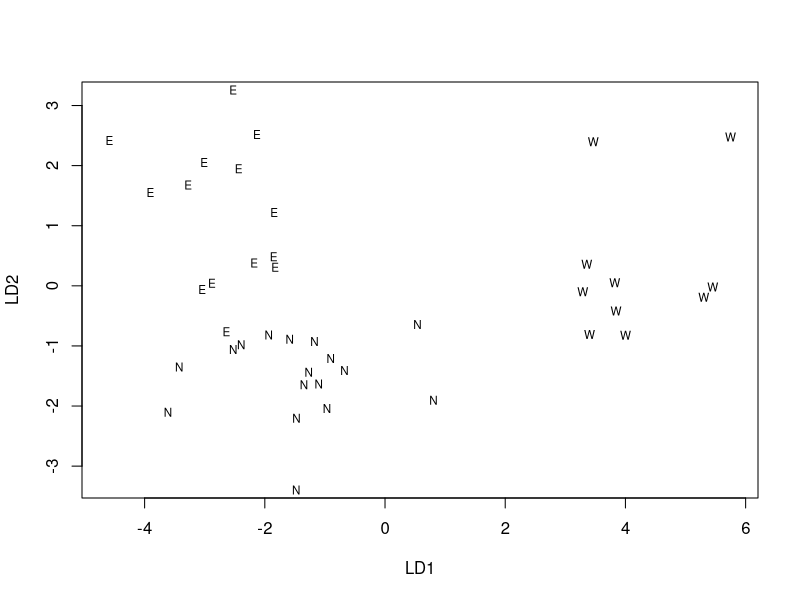
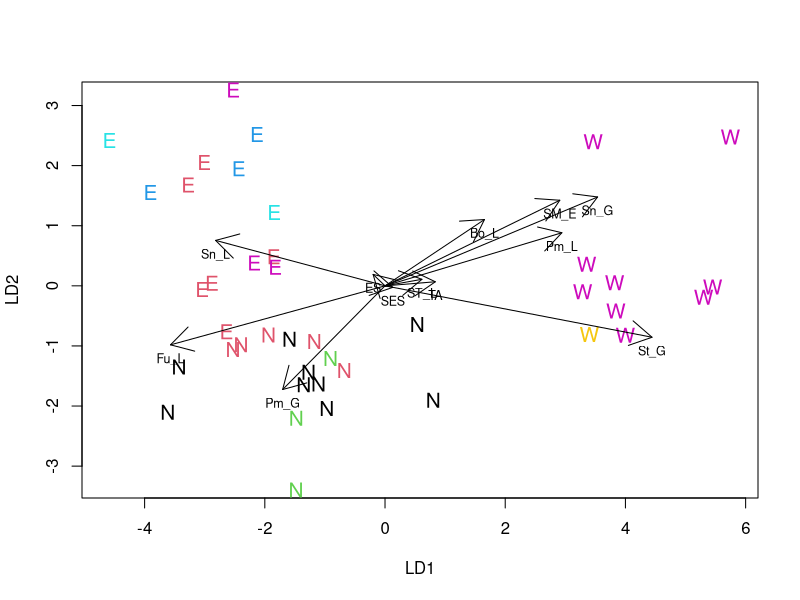

These charts were generated, in order, by the following R code:
## ---- chunk 1
library(MASS)
## ---- chunk 2
PCA1_data <- read.csv("data/PCA1_Survey.csv", head = TRUE)
PCA1_cordata <- PCA1_data[c(-7, -8, -9)]
lda_expl <- PCA1_cordata[, 3:14]
## ---- chunk 3
region_lda <- lda(lda_expl, grouping = PCA1_cordata$region)
region_lda
## ---- chunk 4
region_ldaplt <- plot(region_lda)
## ---- chunk 5
lda.arrows <- function(x, myscale = 1, tex = 0.75, choices = c(1, 2), ...) {
  ## adds `biplot` arrows to an lda using the discriminant function values
  heads <- coef(x)
  arrows(
    x0 = 0, y0 = 0,
    x1 = myscale * heads[, choices[1]],
    y1 = myscale * heads[, choices[2]], ...
  )
  text(myscale * heads[, choices],
    labels = row.names(heads),
    cex = tex, pos = 1, offset = 0.5
  )
}
## ---- chunk 6
NHCA_data1 <- data.frame(PCA1_cordata[, 1:2], scale(PCA1_cordata[, 3:14]))
NHCA_fields2 <- kmeans(NHCA_data1[, 3:14], 7)
plot(region_lda, asp = 1, col = NHCA_fields2$cluster, cex = 1.25)
lda.arrows(region_lda, col = 1, lwd = 1, myscale = 2.5)
## ---- chunk 7
lda_expl <- data.frame(lda_expl)
region_MAN <- manova(
  cbind(ST_L, St_G, Sn_L, Sn_G, Pm_L, Pm_G, Fu_L, Bo_L, SM_E, ES, SES, TA) ~ PCA1_cordata$region,
  data = lda_expl
)
summary(region_MAN, test = "Pillai")
summary(region_MAN, test = "Wilks")
summary(region_MAN, test = "Hotelling-Lawley")
